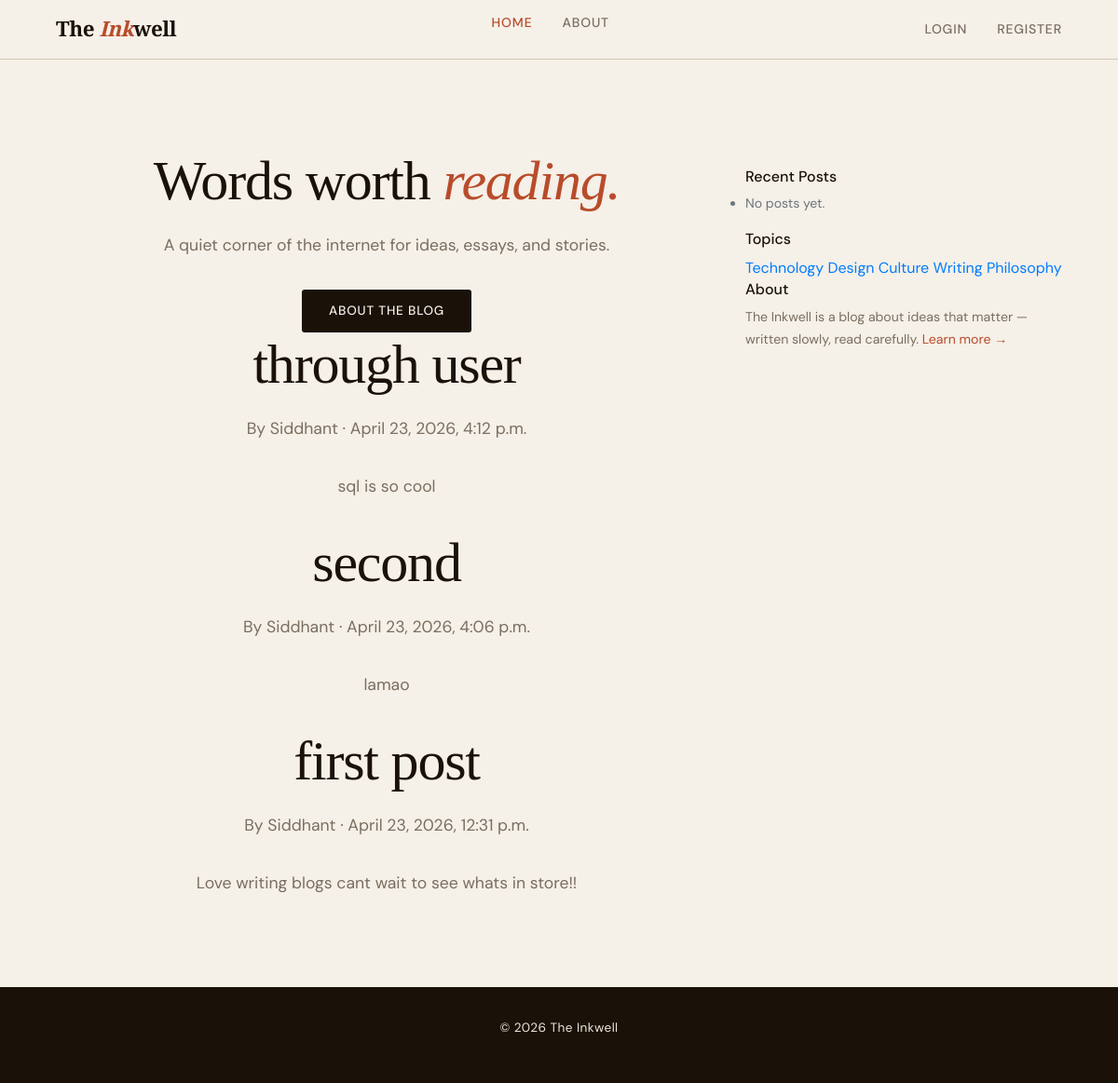
Before: / with the older database file.
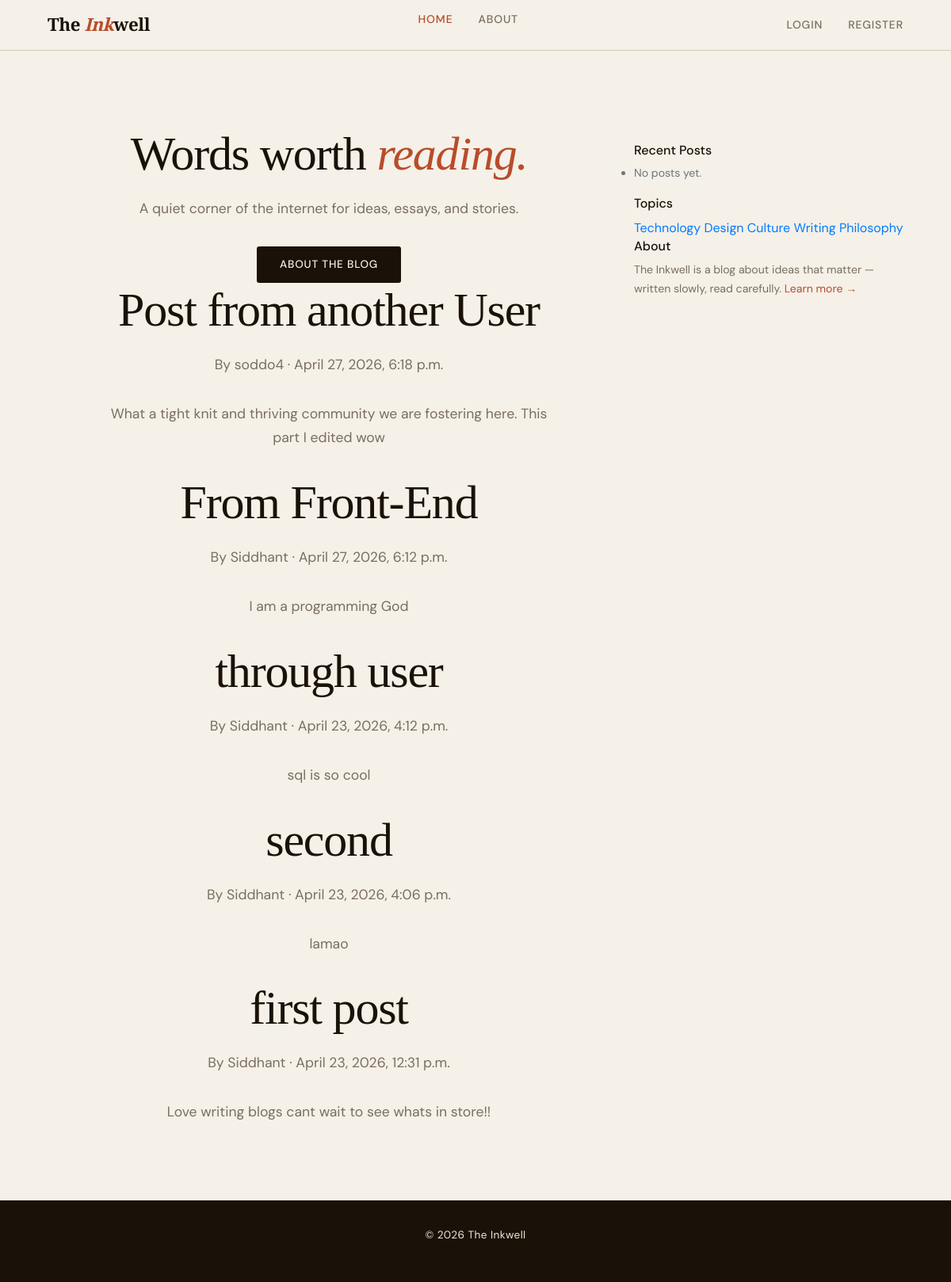
After: the same page with the newer database file.
### blog/models.py (models this page shows, shortened)
class Post(models.Model):
    title = models.CharField(max_length=100)
    content = models.TextField()
    date_posted = models.DateTimeField(default=timezone.now)
    author = models.ForeignKey(User,on_delete=models.CASCADE)
    class Meta:
         ordering = ['-date_posted']

### blog/views.py (the view)
# urls.py: path("", views.home, name="home"),
def home(request):
    posts = Post.objects.all()
    context = {
        'posts': posts
    }
    return render(request, 'blog/home.html', context)

### blog/templates/blog/home.html (shortened to what this page needs)
{% extends "base.html" %}
{% block content %}
<div class="container">
  <div class="row g-4 align-items-start">
    <div class="col-lg-8">
      <section class="hero">
        <h1>Words worth <em>reading.</em></h1>
        <p>A quiet corner of the internet for ideas, essays, and stories.</p>
        {% if user.is_authenticated %}
        <a href="{% url 'create_post' %}" class="btn">Write a Blog</a>
        {%else%}
        <a href="{% url 'about' %}" class="btn">About the Blog</a>
        {%endif%}
        {% for post in posts %}
  <h1>{{ post.title }}</h1>
  <p>
    By {{ post.author.username }} · {{ post.date_posted }}
  </p>
  <p>{{ post.content }}</p>
{% endfor %}
      </section>
    </div>
    <div class="col-lg-4 position-sticky" style="top: 180px;">
      <div class="sidebar-card">
        <h6>Recent Posts</h6>
        <ul class="sidebar-posts">
          {% for post in recent_posts %}
            <li><a href="{% url 'post_detail' post.slug %}">{{ post.title }}</a></li>
          {% empty %}
            <li class="text-muted" style="font-size:0.88rem;">No posts yet.</li>
          {% endfor %}
        </ul>
      </div>
     <div class="sidebar-card">
  <h6>Topics</h6>
  <div class="tag-cloud">
    <a href="#">Technology</a>
    <a href="#">Design</a>
    <a href="#">Culture</a>
    <a href="#">Writing</a>
    <a href="#">Philosophy</a>
  </div>
</div>
      <div class="sidebar-card">
        <h6>About</h6>
        <p style="font-size:0.88rem; color:var(--muted); margin:0;">
          The Inkwell is a blog about ideas that matter — written slowly, read carefully.
          <a href="{% url 'about' %}" style="color:var(--rust);">Learn more →</a>
        </p>
      </div>
    </div>
  </div>
</div>
{% endblock %}

### templates/base.html (shortened to what this page needs)
<!DOCTYPE html>
<html lang="en">
<head>
    <link rel="stylesheet" href="https://cdn.jsdelivr.net/npm/bootstrap@4.0.0/dist/css/bootstrap.min.css">
</head>
<body>
  <nav>
    <a href="{% url 'home' %}" class="nav-logo">The <span>Ink</span>well</a>
    <ul class="nav-links">
      <li>
        <a href="{% url 'home' %}"
           {% if request.resolver_match.url_name == 'home' %}class="active"{% endif %}>
          Home
        </a>
      </li>
      <li>
        <a href="{% url 'about' %}"
           {% if request.resolver_match.url_name == 'about' %}class="active"{% endif %}>
          About
        </a>
      </li>
    </ul>
    <div class="nav-links">
       {% if user.is_authenticated %}
        <a href='{% url 'profile' %}' class = "btn">Hi, {{ user.username }}</a>
        <form method="POST" action="{% url 'logout' %}" style="display:inline;">
            {% csrf_token %}
            <button type="submit" style="background:none; border:none; color:inherit; cursor:pointer;">Logout</button>
        </form>
    {% else %}
        <a href="{% url 'login' %}">Login</a>
        <a href="{% url 'register' %}">Register</a>
    {% endif %}
    </div>
  </nav>
  <main>
     <div class = 'container'>
    {%block content%}{%endblock%}
  </div>
  </main>
  <footer>
    <p>&copy; {% now "Y" %} The Inkwell</p>
  </footer>
</body>
</html>

Changed rows visible on the page:
added Post: title "Post from another User", author.username "soddo4", date_posted "April 27, 2026, 6:18 p.m.", content "What a tight knit and thriving community we are fostering here. This part I edited wow"
added Post: title "From Front-End", author.username "Siddhant", date_posted "April 27, 2026, 6:12 p.m.", content "I am a programming God"
